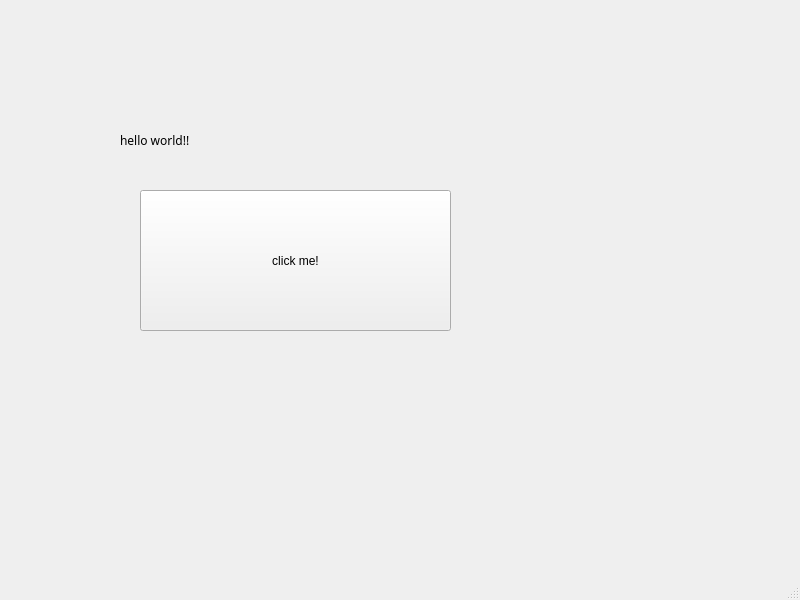
<?xml version="1.0" encoding="UTF-8"?>
<ui version="4.0">
 <class>MainWindow</class>
 <widget class="QMainWindow" name="MainWindow">
  <property name="geometry">
   <rect>
    <x>0</x>
    <y>0</y>
    <width>800</width>
    <height>600</height>
   </rect>
  </property>
  <property name="font">
   <font>
    <family>MS Sans Serif</family>
    <weight>50</weight>
    <bold>false</bold>
   </font>
  </property>
  <property name="windowTitle">
   <string>MainWindow</string>
  </property>
  <widget class="QWidget" name="centralwidget">
   <widget class="QPushButton" name="push_me">
    <property name="geometry">
     <rect>
      <x>140</x>
      <y>190</y>
      <width>311</width>
      <height>141</height>
     </rect>
    </property>
    <property name="text">
     <string>click me!</string>
    </property>
   </widget>
   <widget class="QLabel" name="hello_world">
    <property name="geometry">
     <rect>
      <x>120</x>
      <y>110</y>
      <width>201</width>
      <height>61</height>
     </rect>
    </property>
    <property name="font">
     <font>
      <family>Microsoft YaHei</family>
      <weight>50</weight>
      <bold>false</bold>
     </font>
    </property>
    <property name="text">
     <string>hello world!!</string>
    </property>
   </widget>
  </widget>
  <widget class="QMenuBar" name="menubar">
   <property name="geometry">
    <rect>
     <x>0</x>
     <y>0</y>
     <width>800</width>
     <height>26</height>
    </rect>
   </property>
  </widget>
  <widget class="QStatusBar" name="statusbar"/>
 </widget>
 <resources/>
 <connections/>
</ui>
